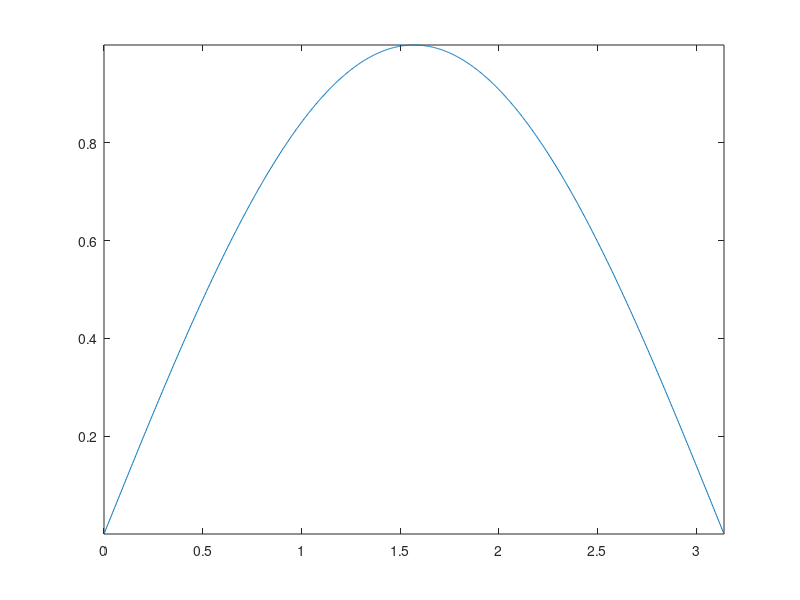

Source code (MATLAB):
K = 1;
tf = 3;
Nt = 100;
t = linspace(0,tf,Nt);
dt = (tf-0)/(Nt-1);
a = 0;
b = pi;
Nx = 1000;
x = linspace(a,b,Nx);
dx = (b-a)/(Nx-1);
% set initial condition
u = sin(x);
% set boundary conditions
u(1) = 0;
u(end) = 0;
% set test functions (we will use 2 test functions
phi1 = (x-a)/(b-a);
phi1 = sin(x);
phi2 = (x-b)/(a-b);
% compute the derivatives of the test functions
dphi1dx = diff(phi1);
dphi1dx(end+1) = dphi1dx(end);
dphi2dx = diff(phi2);
dphi2dx(end+1) = dphi2dx(end);
G11_vect = (phi1.*phi1 + K*dt*dphi1dx.*dphi1dx)*dx;
G12_vect = (phi1.*phi2 + K*dt*dphi1dx.*dphi2dx)*dx;
G21_vect = (phi2.*phi1 + K*dt*dphi2dx.*dphi1dx)*dx;
G22_vect = (phi2.*phi2 + K*dt*dphi2dx.*dphi2dx)*dx;
G11 = sum(G11_vect);
G12 = sum(G12_vect);
G21 = sum(G21_vect);
G22 = sum(G22_vect);
G = [G11 G12; G21 G22];
G_inv = inv(G);
figure
count = 1;
for i = 1:Nt
    F1_vect = u.*phi1*dx;
    F2_vect = u.*phi2*dx;
    F1 = sum(F1_vect);
    F2 = sum(F2_vect);
    F = [F1; F2];
    % compute the vector and call it F
    C = G_inv*F;
    u = C(1)*phi1 + C(2)*phi2; % THis is the new u value at t+1
    plot(x,u)
    axis([0 pi -inf inf])
    drawnow
    count = count+1
end
% Its definitely not legit because it
%figure
%plot(x,phi1,'b')
%hold on
%plot(x,phi2,'r')
%axis([0 pi -inf inf])